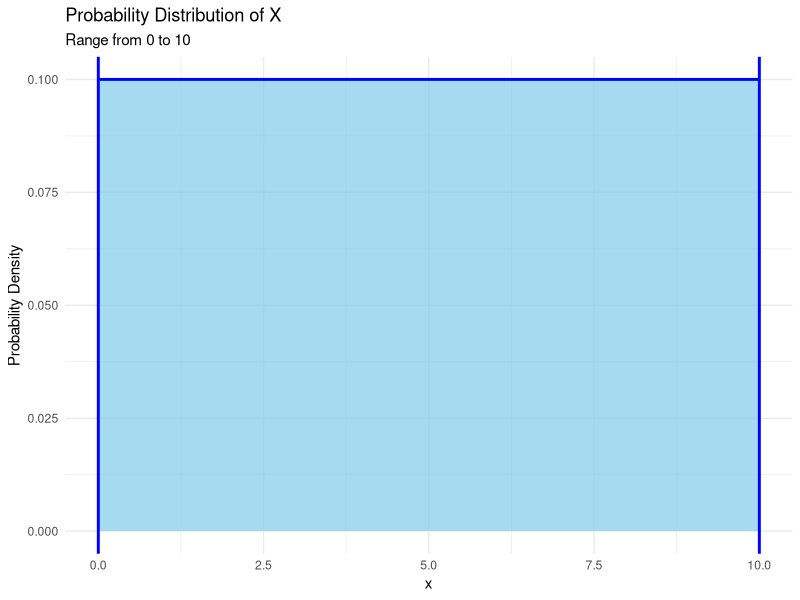
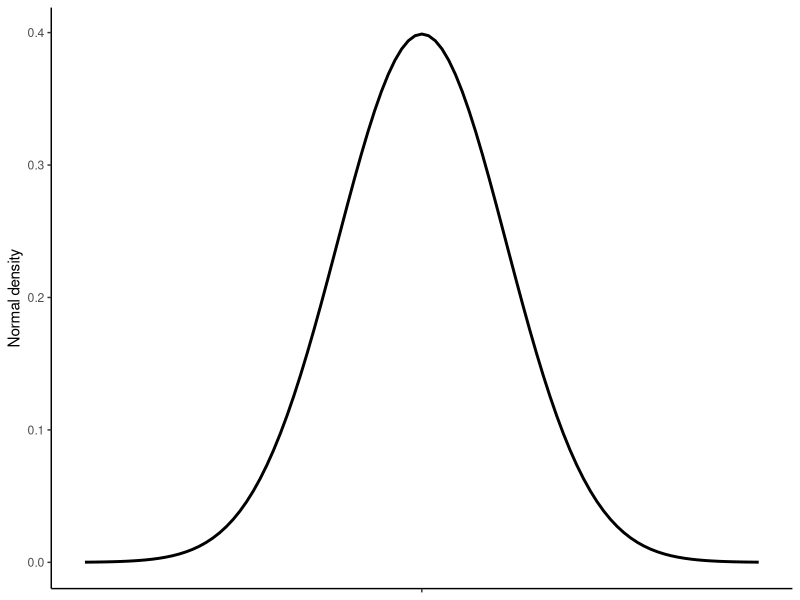

Generate these figures, in order, with R:
## ---- chunk 1
#| echo: false
#| message: false
#| warning: false

library(tidyverse)
## ---- chunk 2
#| echo: false
#| warning: false
# Load the ggplot2 package
library(ggplot2)

# Define the parameters for the uniform distribution
a <- 0  # The start of the distribution
b <- 10 # The end of the distribution

# Calculate the height of the rectangle
height <- 1 / (b - a)

# Create a data frame for the top line of the rectangle
rect_data <- data.frame(
  x = c(a, b),
  y = c(height, height)
)

# Plot the uniform distribution as a rectangle
ggplot(data = rect_data, aes(x = x, y = y)) +
  # Use geom_rect to draw the shaded rectangle
  geom_rect(aes(xmin = a, xmax = b, ymin = 0, ymax = height), fill = "skyblue", alpha = 0.5) +
  # Add a line for the top edge of the rectangle
  geom_line(data = rect_data, aes(x = x, y = y), color = "blue", linewidth = 1) +
  # Add vertical lines at the boundaries
  geom_vline(xintercept = c(a, b), color = "blue", linetype = "solid", linewidth = 1) +
  # Manually set the x-axis limits
  scale_x_continuous(limits = c(0, 10)) + 
  labs(
    title = "Probability Distribution of X",
    subtitle = paste0("Range from ", a, " to ", b),
    x = "x",
    y = "Probability Density"
  ) +
  theme_minimal()
## ---- chunk 3
#| echo: false

round_df <- function(df, digits) {
  nums <- vapply(df, is.numeric, FUN.VALUE = logical(1))

  df[,nums] <- round(df[,nums], digits = digits)

  (df)
}

iris |>
  filter(Species %in% c("setosa", "versicolor")) |>
  group_by(Species) |>
  summarize(mean_PL = mean(Petal.Length),
            sd_PL = sd(Petal.Length),
            n = n()) |>
  round_df(3)
  
## ---- chunk 4
#| echo: false
#| eval: true
library(ggplot2)

ggplot(data.frame(x = c(-4, 4)), aes(x)) +
  stat_function(
    fun = dnorm,
    linewidth = 1
  ) +
  scale_x_continuous(
    breaks = 0,
    labels = "",
    limits = c(-4, 4)
  ) +
  labs(
    x = NULL,
    y = "Normal density"
  ) +
  theme_classic() +
  theme(
    axis.text.x = element_blank(),
    axis.ticks.x = element_line(),
    axis.title.x = element_blank()
  )
